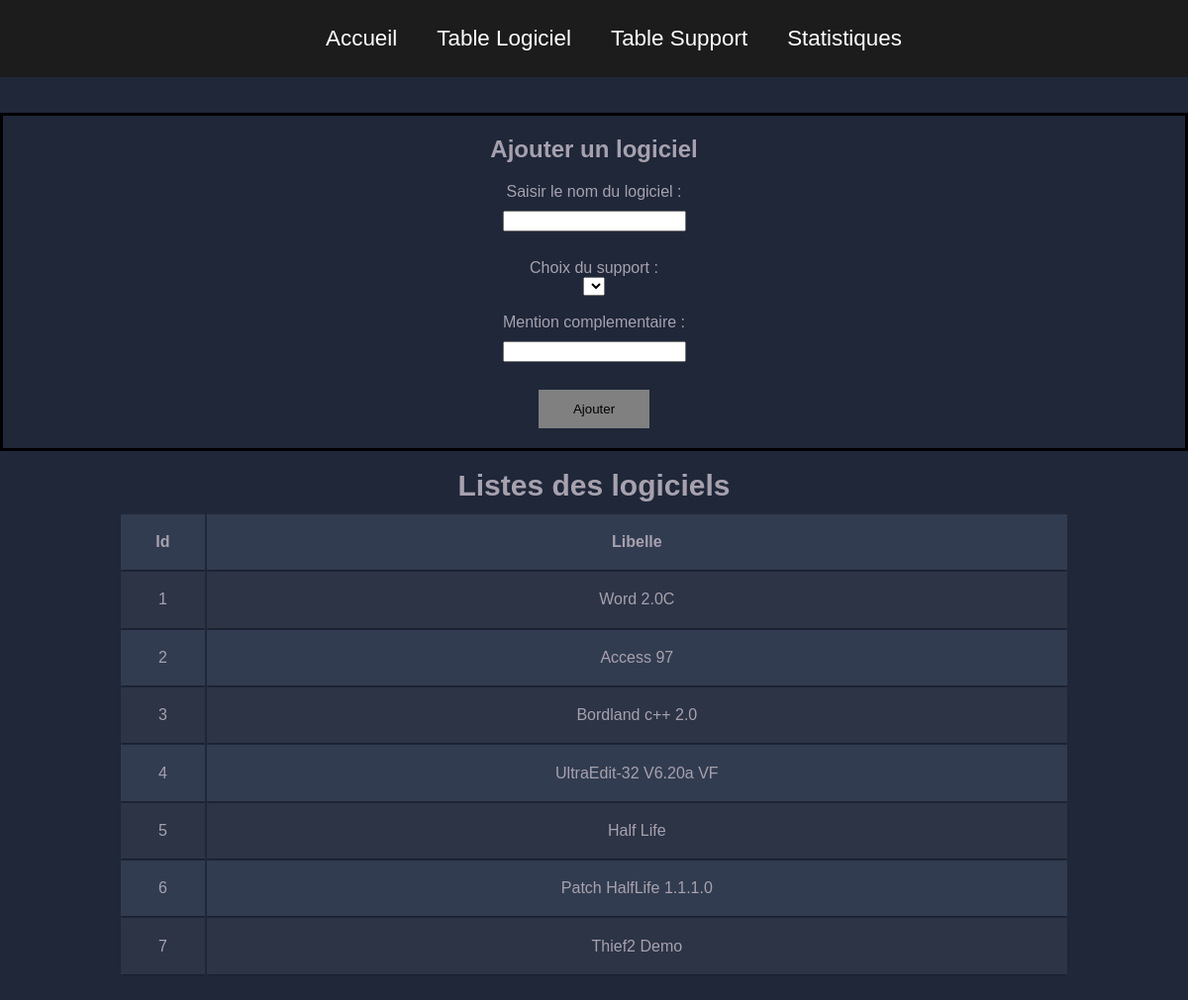
Page /ajouterlogiciel.php on the committed database.
### tables this page shows
CREATE TABLE tlogiciel
(	IdL		  INT		NOT NULL 	PRIMARY KEY	AUTO_INCREMENT,
	LibelleL  CHAR( 100 )	NOT NULL ,
    Ref       INT NOT NULL ,

    FOREIGN KEY (Ref) REFERENCES Tsupport(IdS) ON DELETE CASCADE

);

### ajouterlogiciel.php (the view, shortened to what this page needs)
<html>
<head>
  <link rel="stylesheet" type="text/css" href="stylecons.css">
</head>
<body>
  <nav>
	<ul class="menu">
		<li><a class="aaa" href="index.php">Accueil</a></li>
		<li><a class="aaa" href="logiciel.php">Table Logiciel</a></li>
		<li><a class="aaa" href="support.php">Table Support</a></li>
		<li><a class="aaa" href="stats.php">Statistiques</a></li>
	</ul>
	</nav>
<center>
<table class="container"><br><br><br>
<div class="div1">
	<h2>Ajouter un logiciel</h2>
	 <form action="RequeteAjouter2.php" >
   Saisir le nom du logiciel : <input type="text" name="log" value=""><br>
    Choix du support : <br><SELECT name='IdS'>
    </SELECT><br>
    <br>
   Mention complementaire : <input type="text" name="mention" value=""><br>
   <input class="btn" type=submit value="Ajouter" >
 </form>
</div>
 <caption> <b> Listes des logiciels </b> </caption>
<tr> <td><strong>Id</strong></td><td><strong>Libelle</strong></td></tr><br>
 <?php
function ConsulterBD()
{
  $DataBase = mysqli_connect ( "localhost" , "root" , "" ) ;
  mysqli_select_db ( $DataBase, "bdppe" ) ;
  $Requete = "Select * From tlogiciel";
  $Resultat = mysqli_query ( $DataBase, $Requete )  or  die(mysqli_error($DataBase) ) ;
  while (  $ligne = mysqli_fetch_array($Resultat)  )
  {
    echo "<tr>\n" ;
    echo "<td>" . $ligne['IdL']       . "</td>\n" ;
    echo "<td>" . $ligne['LibelleL']       . "</td>\n" ;
    echo "</tr>\n" ;
  }
  }
ConsulterBD();
 ?>
</center>
</body>
</html>

### stylecons.css (style rules this page uses)
body { color:#A7A1AE; background-color:#1F2739; margin: 0; font-family:"Lucida Sans Unicode", "Lucida Grande", sans-serif; }
td { height: 30px; text-align: center; font-size: 20px; font-family: "montserrat",sans-serif; }
caption { padding-bottom: 10px; font-size: 30px; }
.container td { font-weight: normal; font-size: 1em; -webkit-box-shadow: 0 2px 2px -2px #0E1119; -moz-box-shadow: 0 2px 2px -2px #0E1119; box-shadow: 0 2px 2px -2px #0E1119; }
.container { overflow: hidden; width: 80%; margin: 0 auto; display: table; margin-bottom: 2%; }
.container td { padding-bottom: 2%; padding-top: 2%; }
.container tr:nth-child(odd) { background-color: #323C50; }
.container tr:nth-child(even) { background-color: #2C3446; }
a { color: #111; transition: 0.5s; }
ul { display: flex; flex-wrap: wrap; justify-content: center; }
li { padding: 10px 20px; font-size: 140%; display: inline-block; width: auto; }
nav { z-index: 1000; position: fixed; width: 100%; background-color: #1c1c1c; height: auto; }
.aaa { color: white; text-decoration: none ; }
.div1 { margin-top: 60px; }
.div1, .div2 { border-style: solid; border-color: black; }
input[type=text] { margin-top: 10px; display: block; margin-bottom: 10px; }
.btn { padding: 12px 35px; border: 0; background: gray; color: black; cursor: pointer; transition: 0.5s; margin-bottom: 20px; }
select { width: auto; }

### rows in the picture
tlogiciel: IdL "1", LibelleL "Word 2.0C"
tlogiciel: IdL "2", LibelleL "Access 97"
tlogiciel: IdL "3", LibelleL "Bordland c++ 2.0"
tlogiciel: IdL "4", LibelleL "UltraEdit-32 V6.20a VF"
tlogiciel: IdL "5", LibelleL "Half Life"
tlogiciel: IdL "6", LibelleL "Patch HalfLife 1.1.1.0"
tlogiciel: IdL "7", LibelleL "Thief2 Demo"
